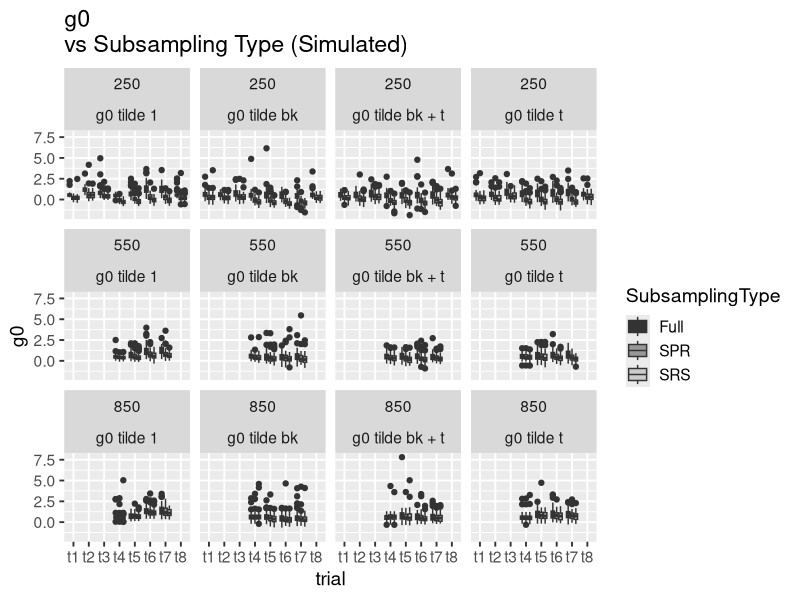
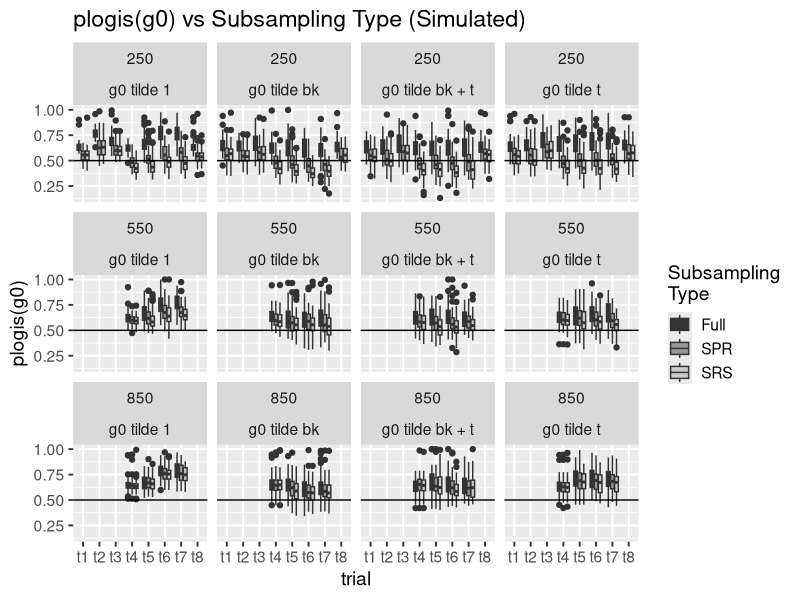
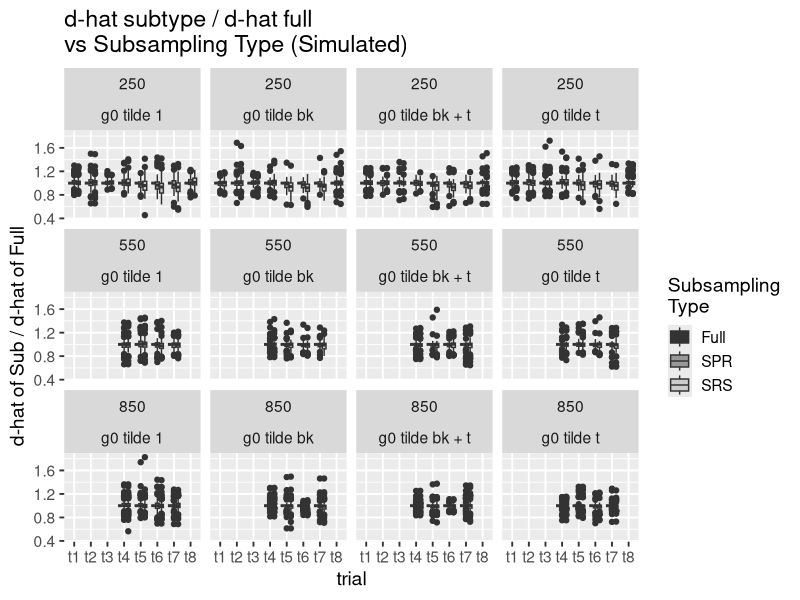
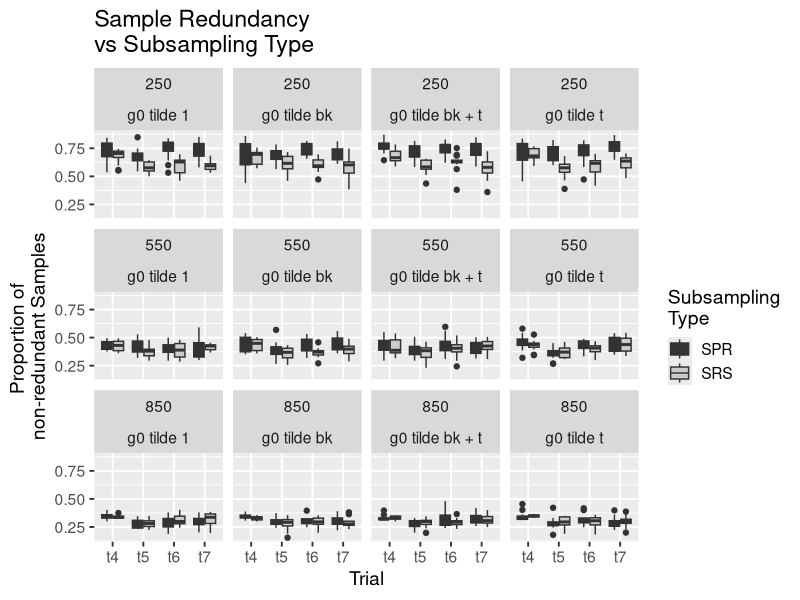
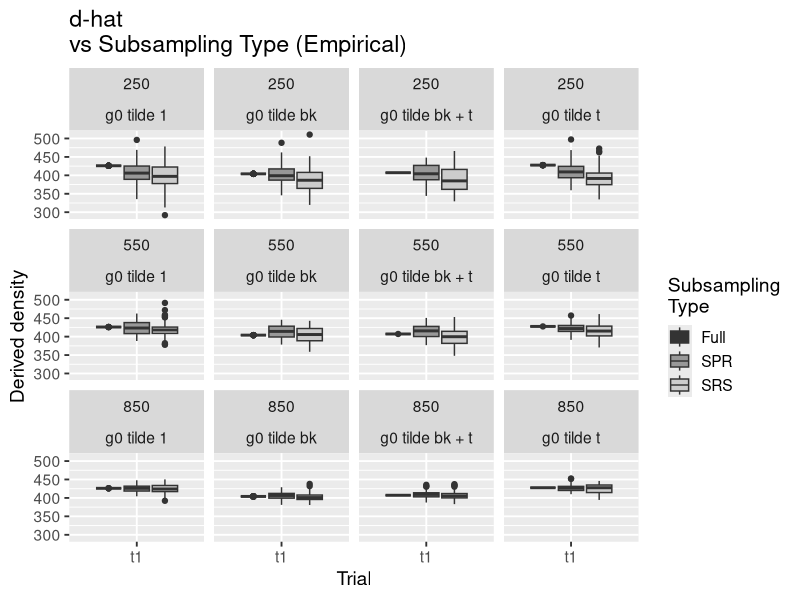
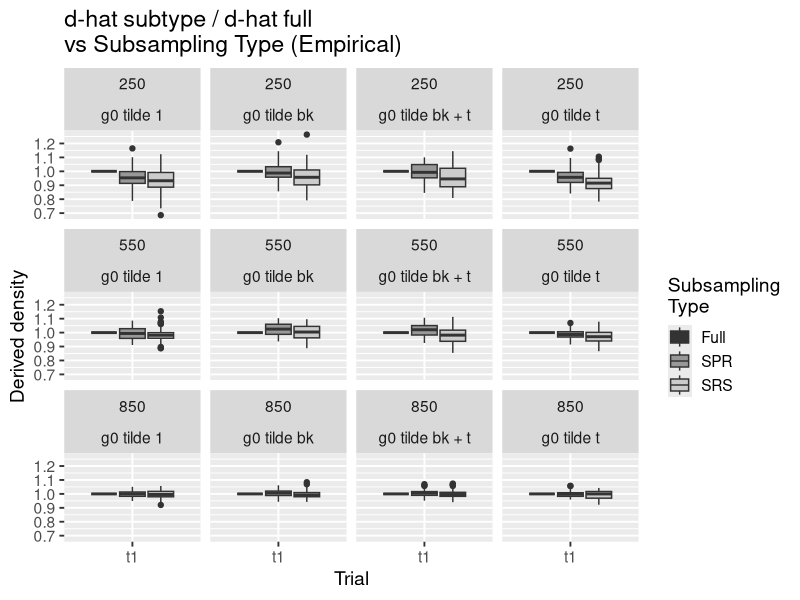
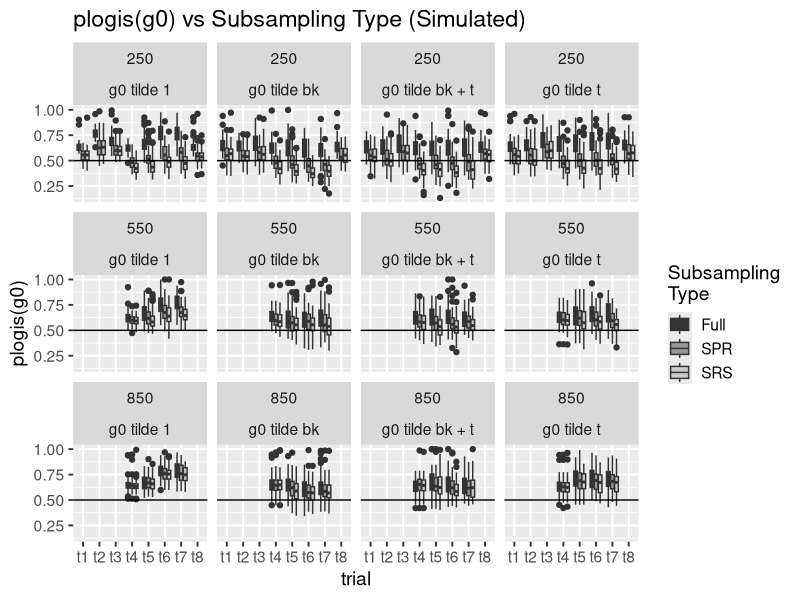

Source code (R) for these figures, in order:
## ---- chunk 1
knitr::opts_chunk$set(echo = TRUE)
discrep<-read.csv("discrep.csv")
library(ggplot2)
library(dplyr)

## ---- chunk 2
ggplot(data=filter(discrep, whichSource=="SimData", g0<10))+
  scale_fill_grey() +
  geom_boxplot(aes(x=trial, y=g0, fill=SubsamplingType)) +
  ylab("g0") +
  ggtitle("g0 \nvs Subsampling Type (Simulated)") +
  theme_grey(14) +
  facet_wrap(size~model, ncol=4)
## ---- chunk 3
ggplot(data=filter(discrep, whichSource=="SimData"))+
  scale_fill_grey(name="Subsampling\nType") +
  geom_boxplot(aes(x=trial, y=plogis(g0), fill=SubsamplingType)) +
  ylab("plogis(g0)") +
  ggtitle("plogis(g0) vs Subsampling Type (Simulated)") +
  theme_grey(14) +
  facet_wrap(size~model, ncol=4) +
  geom_hline(aes(linetype=5), yintercept=.5)
## ---- chunk 4
ggplot(data=filter(discrep, whichSource=="SimData"))+
  scale_fill_grey(name="Subsampling\nType") +
  geom_boxplot(aes(x=trial, y=DenhatBiasFullPct, fill=SubsamplingType)) +
  ylab("d-hat of Sub / d-hat of Full") +
  ggtitle("d-hat subtype / d-hat full \nvs Subsampling Type (Simulated)") +
  theme_grey(14) +
  facet_wrap(size~model, ncol=4)
## ---- chunk 5
ggplot(data=filter(discrep, trial==c("t4","t5","t6","t7", "Empirical"), subtype!="Full"))+
  scale_fill_grey(name="Subsampling\nType") +
  geom_boxplot(aes(x=trial, y=SubProp.notRedun, fill=subtype)) +
  ylab("Proportion of \nnon-redundant Samples") +
  xlab("Trial") +
  ggtitle("Sample Redundancy \nvs Subsampling Type") +
  theme_grey(14) +
  facet_wrap(size~model, ncol=4)
## ---- chunk 6
ggplot(data=filter(discrep, whichSource=="EmpData"))+
  scale_fill_grey(name="Subsampling\nType") +
  geom_boxplot(aes(x=trial, y=Denhat, fill=subtype)) +
  ylab("Derived density") +
  xlab("Trial") +
  ggtitle("d-hat \nvs Subsampling Type (Empirical)") +
  theme_grey(14) +
  facet_wrap(size~model, ncol=4)
## ---- chunk 7
ggplot(data=filter(discrep, whichSource=="EmpData"))+
  scale_fill_grey(name="Subsampling\nType") +
  geom_boxplot(aes(x=trial, y=DenhatBiasFullPct, fill=subtype)) +
  ylab("Derived density") +
  xlab("Trial") +
  ggtitle("d-hat subtype / d-hat full \nvs Subsampling Type (Empirical)") +
  theme_grey(14) +
  facet_wrap(size~model, ncol=4)
## ---- chunk 8
ggplot(data=filter(discrep, whichSource=="SimData"))+
  scale_fill_grey(name="Subsampling\nType") +
  geom_boxplot(aes(x=trial, y=plogis(g0), fill=SubsamplingType)) +
  ylab("plogis(g0)") +
  ggtitle("plogis(g0) vs Subsampling Type (Simulated)") +
  theme_grey(14) +
  facet_wrap(size~model, ncol=4) +
  geom_hline(aes(linetype=5), yintercept=.5)
